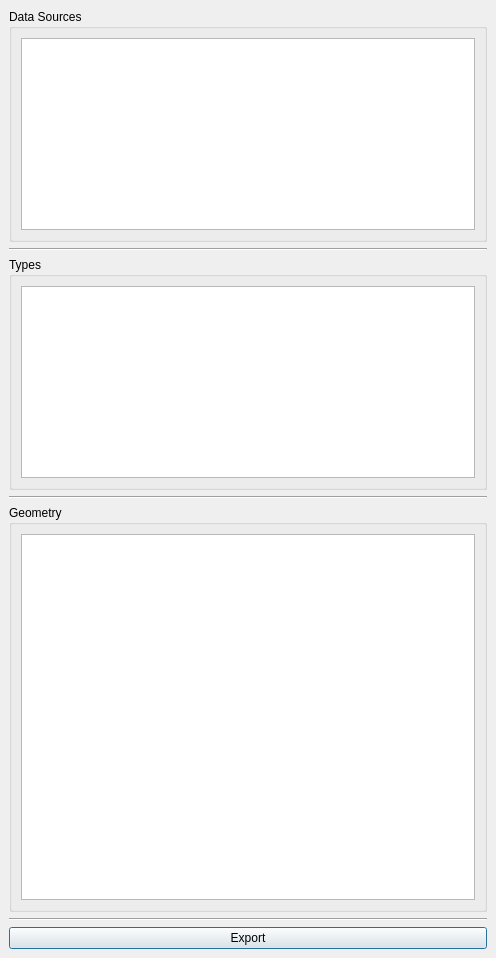
<?xml version="1.0" encoding="UTF-8"?>
<ui version="4.0">
 <class>DockWidget</class>
 <widget class="QDockWidget" name="DockWidget">
  <property name="geometry">
   <rect>
    <x>0</x>
    <y>0</y>
    <width>496</width>
    <height>958</height>
   </rect>
  </property>
  <property name="sizePolicy">
   <sizepolicy hsizetype="Expanding" vsizetype="Expanding">
    <horstretch>0</horstretch>
    <verstretch>0</verstretch>
   </sizepolicy>
  </property>
  <property name="windowTitle">
   <string>UVITool</string>
  </property>
  <widget class="QWidget" name="dockWidgetContents">
   <property name="sizePolicy">
    <sizepolicy hsizetype="Expanding" vsizetype="Preferred">
     <horstretch>0</horstretch>
     <verstretch>0</verstretch>
    </sizepolicy>
   </property>
   <layout class="QGridLayout" name="gridLayout">
    <item row="0" column="0">
     <layout class="QVBoxLayout" name="verticalLayout">
      <property name="sizeConstraint">
       <enum>QLayout::SetNoConstraint</enum>
      </property>
      <item>
       <widget class="QGroupBox" name="data_source_group_box">
        <property name="sizePolicy">
         <sizepolicy hsizetype="Expanding" vsizetype="Preferred">
          <horstretch>0</horstretch>
          <verstretch>0</verstretch>
         </sizepolicy>
        </property>
        <property name="minimumSize">
         <size>
          <width>0</width>
          <height>0</height>
         </size>
        </property>
        <property name="sizeIncrement">
         <size>
          <width>1</width>
          <height>1</height>
         </size>
        </property>
        <property name="title">
         <string>Data Sources</string>
        </property>
        <layout class="QGridLayout" name="gridLayout_2">
         <item row="0" column="0">
          <widget class="QListView" name="data_sources_list_view">
           <property name="sizePolicy">
            <sizepolicy hsizetype="Expanding" vsizetype="Preferred">
             <horstretch>0</horstretch>
             <verstretch>0</verstretch>
            </sizepolicy>
           </property>
          </widget>
         </item>
        </layout>
       </widget>
      </item>
      <item>
       <widget class="Line" name="line">
        <property name="sizePolicy">
         <sizepolicy hsizetype="Expanding" vsizetype="Fixed">
          <horstretch>0</horstretch>
          <verstretch>0</verstretch>
         </sizepolicy>
        </property>
        <property name="orientation">
         <enum>Qt::Horizontal</enum>
        </property>
       </widget>
      </item>
      <item>
       <widget class="QGroupBox" name="types_group_box">
        <property name="sizePolicy">
         <sizepolicy hsizetype="Expanding" vsizetype="Preferred">
          <horstretch>0</horstretch>
          <verstretch>0</verstretch>
         </sizepolicy>
        </property>
        <property name="minimumSize">
         <size>
          <width>0</width>
          <height>0</height>
         </size>
        </property>
        <property name="title">
         <string>Types</string>
        </property>
        <layout class="QGridLayout" name="gridLayout_3">
         <item row="0" column="0">
          <widget class="QListView" name="types_list_view">
           <property name="sizePolicy">
            <sizepolicy hsizetype="Expanding" vsizetype="Preferred">
             <horstretch>0</horstretch>
             <verstretch>0</verstretch>
            </sizepolicy>
           </property>
          </widget>
         </item>
        </layout>
       </widget>
      </item>
      <item>
       <widget class="Line" name="line_2">
        <property name="sizePolicy">
         <sizepolicy hsizetype="Expanding" vsizetype="Fixed">
          <horstretch>0</horstretch>
          <verstretch>0</verstretch>
         </sizepolicy>
        </property>
        <property name="orientation">
         <enum>Qt::Horizontal</enum>
        </property>
       </widget>
      </item>
      <item>
       <widget class="QGroupBox" name="geometry_group_box">
        <property name="sizePolicy">
         <sizepolicy hsizetype="Expanding" vsizetype="Expanding">
          <horstretch>0</horstretch>
          <verstretch>0</verstretch>
         </sizepolicy>
        </property>
        <property name="title">
         <string>Geometry</string>
        </property>
        <layout class="QGridLayout" name="gridLayout_4">
         <item row="0" column="0">
          <widget class="QListView" name="geometry_list_view">
           <property name="sizePolicy">
            <sizepolicy hsizetype="Expanding" vsizetype="Expanding">
             <horstretch>0</horstretch>
             <verstretch>0</verstretch>
            </sizepolicy>
           </property>
          </widget>
         </item>
        </layout>
       </widget>
      </item>
      <item>
       <widget class="Line" name="line_3">
        <property name="orientation">
         <enum>Qt::Horizontal</enum>
        </property>
       </widget>
      </item>
      <item>
       <layout class="QHBoxLayout" name="button_layout">
        <item>
         <widget class="QPushButton" name="export_button">
          <property name="text">
           <string>Export</string>
          </property>
          <property name="default">
           <bool>true</bool>
          </property>
         </widget>
        </item>
       </layout>
      </item>
     </layout>
    </item>
   </layout>
  </widget>
 </widget>
 <resources/>
 <connections/>
</ui>
